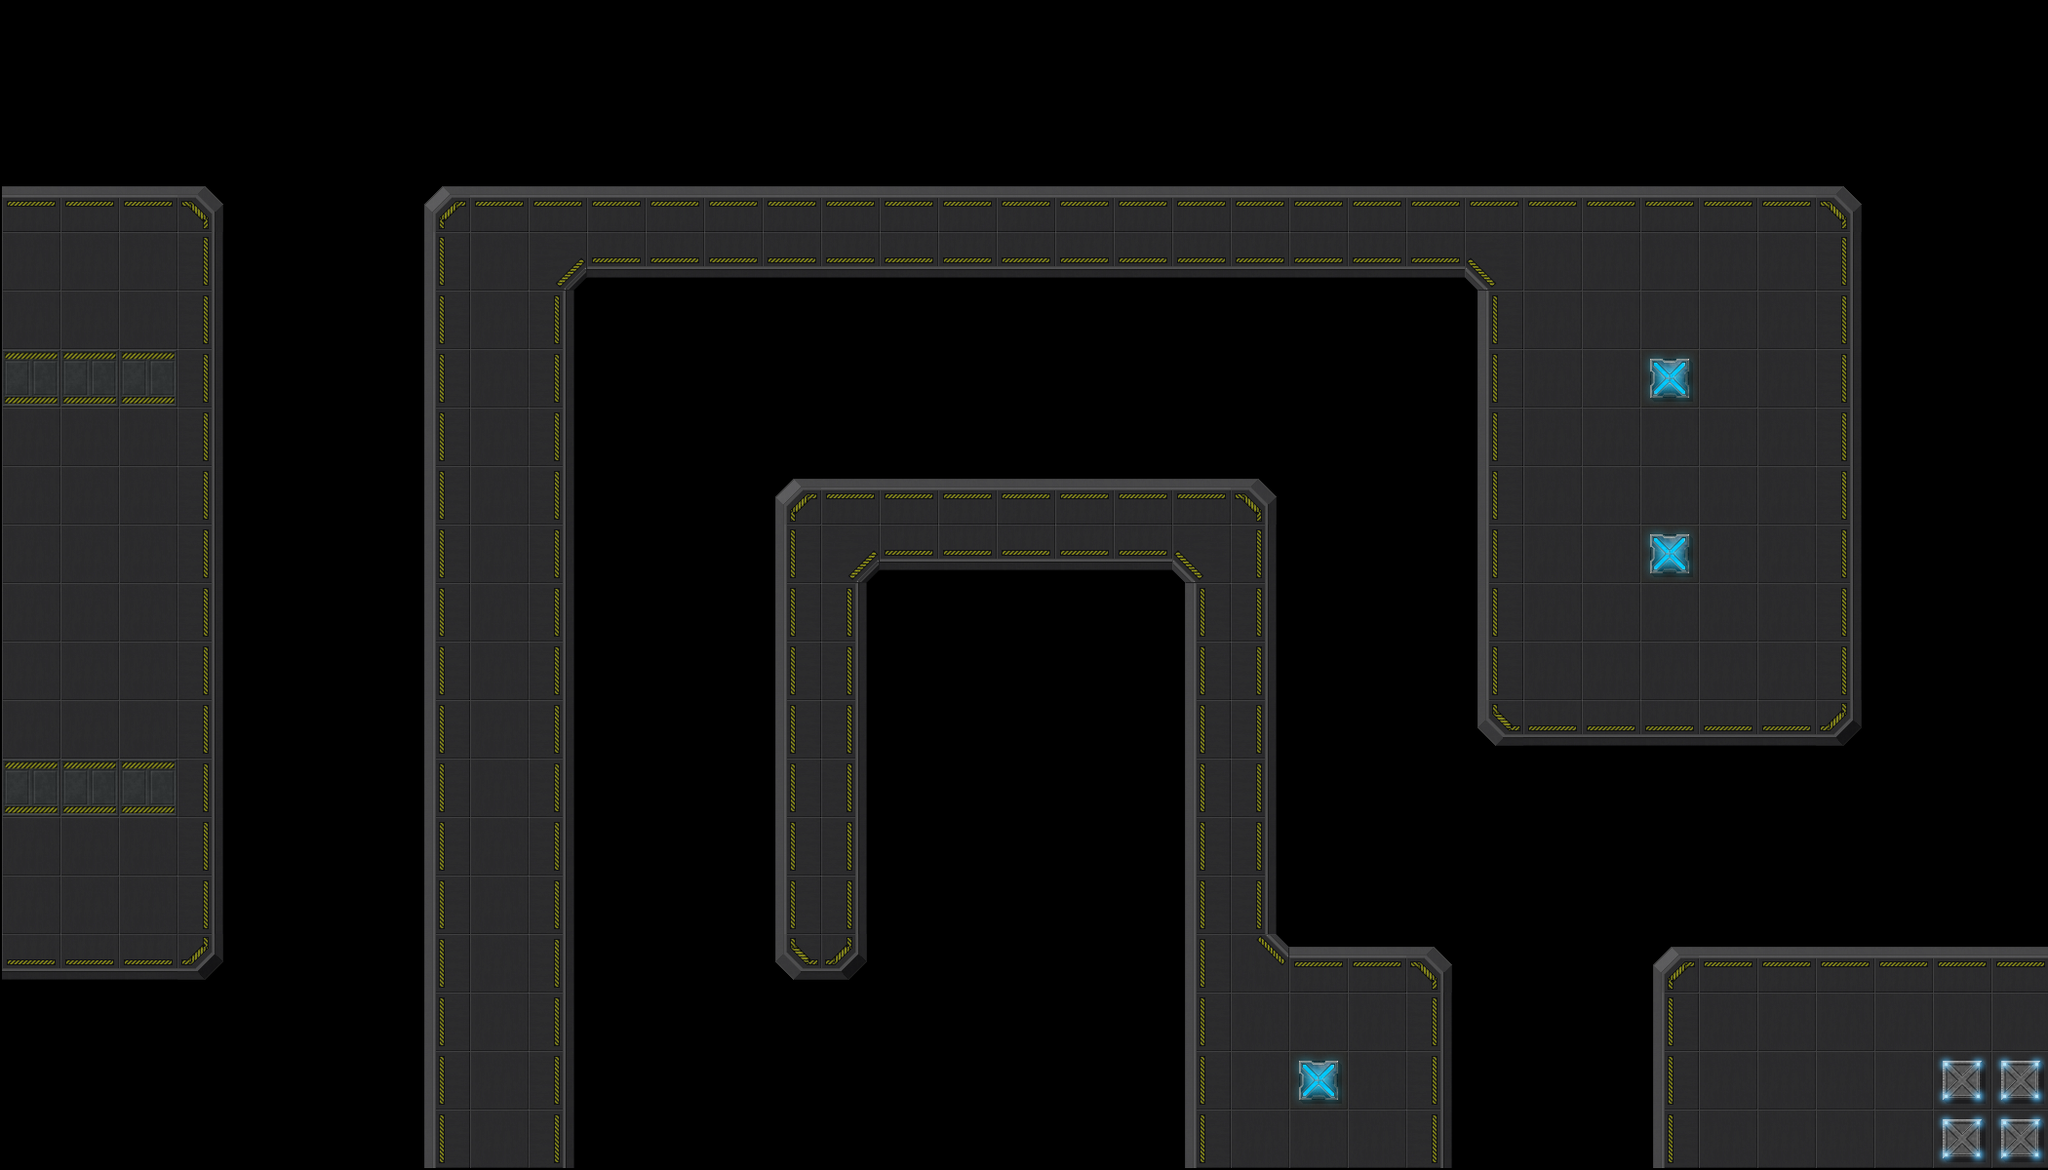

Tiled map render using the project's own tile images. Description and the whole map definition, tile-layer contents included, below:
An orthogonal 35x20 tile map with 60x60 px tiles, 1 tile layer (Platform) and 2 objects (Base, Path).

<map version="1.0" orientation="orthogonal" renderorder="right-down" width="35" height="20" tilewidth="60" tileheight="60" nextobjectid="22">
 <tileset firstgid="1" name="Set-1" tilewidth="64" tileheight="64" tilecount="32" columns="8">
  <image source="Set-1.png" width="512" height="256" />
  <tile id="0">
   <properties>
    <property name="Type" type="int" value="2" />
   </properties>
  </tile>
  <tile id="1">
   <properties>
    <property name="Type" type="int" value="1" />
   </properties>
  </tile>
  <tile id="2">
   <properties>
    <property name="Type" type="int" value="1" />
   </properties>
  </tile>
  <tile id="3">
   <properties>
    <property name="Type" type="int" value="1" />
   </properties>
  </tile>
  <tile id="4">
   <properties>
    <property name="Type" type="int" value="1" />
   </properties>
  </tile>
  <tile id="5">
   <properties>
    <property name="Type" type="int" value="1" />
   </properties>
  </tile>
  <tile id="6">
   <properties>
    <property name="Type" type="int" value="1" />
   </properties>
  </tile>
  <tile id="7">
   <properties>
    <property name="Type" type="int" value="1" />
   </properties>
  </tile>
  <tile id="8">
   <properties>
    <property name="Type" type="int" value="1" />
   </properties>
  </tile>
  <tile id="9">
   <properties>
    <property name="Type" type="int" value="1" />
   </properties>
  </tile>
  <tile id="10">
   <properties>
    <property name="Type" type="int" value="1" />
   </properties>
  </tile>
  <tile id="11">
   <properties>
    <property name="Type" type="int" value="1" />
   </properties>
  </tile>
  <tile id="12">
   <properties>
    <property name="Type" type="int" value="1" />
   </properties>
  </tile>
  <tile id="13">
   <properties>
    <property name="Type" type="int" value="1" />
   </properties>
  </tile>
  <tile id="14">
   <properties>
    <property name="Type" type="int" value="1" />
   </properties>
  </tile>
  <tile id="15">
   <properties>
    <property name="Type" type="int" value="1" />
   </properties>
  </tile>
  <tile id="16">
   <properties>
    <property name="Type" type="int" value="1" />
   </properties>
  </tile>
  <tile id="17">
   <properties>
    <property name="Type" type="int" value="1" />
   </properties>
  </tile>
  <tile id="18">
   <properties>
    <property name="Type" type="int" value="1" />
   </properties>
  </tile>
  <tile id="19">
   <properties>
    <property name="Type" type="int" value="1" />
   </properties>
  </tile>
  <tile id="20">
   <properties>
    <property name="Type" type="int" value="1" />
   </properties>
  </tile>
  <tile id="21">
   <properties>
    <property name="Type" type="int" value="1" />
   </properties>
  </tile>
  <tile id="22">
   <properties>
    <property name="Type" type="int" value="1" />
   </properties>
  </tile>
  <tile id="23">
   <properties>
    <property name="Type" type="int" value="1" />
   </properties>
  </tile>
  <tile id="24">
   <properties>
    <property name="Type" type="int" value="1" />
   </properties>
  </tile>
  <tile id="25">
   <properties>
    <property name="Type" type="int" value="1" />
   </properties>
  </tile>
  <tile id="26">
   <properties>
    <property name="Type" type="int" value="1" />
   </properties>
  </tile>
  <tile id="27">
   <properties>
    <property name="Type" type="int" value="1" />
   </properties>
  </tile>
  <tile id="28">
   <properties>
    <property name="Type" type="int" value="1" />
   </properties>
  </tile>
  <tile id="29">
   <properties>
    <property name="Type" type="int" value="1" />
   </properties>
  </tile>
  <tile id="30">
   <properties>
    <property name="Type" type="int" value="1" />
   </properties>
  </tile>
  <tile id="31">
   <properties>
    <property name="Type" type="int" value="1" />
   </properties>
  </tile>
 </tileset>
 <layer name="Platform" width="35" height="20">
  <data encoding="csv">
0,0,0,0,0,0,0,0,0,0,0,0,0,0,0,0,0,0,0,0,0,0,0,0,0,0,0,0,0,0,0,0,0,0,0,
0,0,0,0,0,0,0,0,0,0,0,0,0,0,0,0,0,0,0,0,0,0,0,0,0,0,0,0,0,0,0,0,0,0,0,
0,0,0,0,0,0,0,0,0,0,0,0,0,0,0,0,0,0,0,0,0,0,0,0,0,0,0,0,0,0,0,0,0,0,0,
6,6,6,4,0,0,0,2,6,6,6,6,6,6,6,6,6,6,6,6,6,6,6,6,6,6,6,6,6,6,6,4,0,0,0,
1,1,1,9,0,0,0,7,1,13,8,8,8,8,8,8,8,8,8,8,8,8,8,8,8,11,1,1,1,1,1,9,0,0,0,
1,1,1,9,0,0,0,7,1,9,0,0,0,0,0,0,0,0,0,0,0,0,0,0,0,7,1,1,1,1,1,9,0,0,0,
24,24,24,9,0,0,0,7,1,9,0,0,0,0,0,0,0,0,0,0,0,0,0,0,0,7,1,1,17,1,1,9,0,0,0,
1,1,1,9,0,0,0,7,1,9,0,0,0,0,0,0,0,0,0,0,0,0,0,0,0,7,1,1,1,1,1,9,0,0,0,
1,1,1,9,0,0,0,7,1,9,0,0,0,2,6,6,6,6,6,6,6,4,0,0,0,7,1,1,1,1,1,9,0,0,0,
1,1,1,9,0,0,0,7,1,9,0,0,0,7,13,8,8,8,8,8,11,9,0,0,0,7,1,1,17,1,1,9,0,0,0,
1,1,1,9,0,0,0,7,1,9,0,0,0,7,9,0,0,0,0,0,7,9,0,0,0,7,1,1,1,1,1,9,0,0,0,
1,1,1,9,0,0,0,7,1,9,0,0,0,7,9,0,0,0,0,0,7,9,0,0,0,7,1,1,1,1,1,9,0,0,0,
1,1,1,9,0,0,0,7,1,9,0,0,0,7,9,0,0,0,0,0,7,9,0,0,0,3,8,8,8,8,8,5,0,0,0,
24,24,24,9,0,0,0,7,1,9,0,0,0,7,9,0,0,0,0,0,7,9,0,0,0,0,0,0,0,0,0,0,0,0,0,
1,1,1,9,0,0,0,7,1,9,0,0,0,7,9,0,0,0,0,0,7,9,0,0,0,0,0,0,0,0,0,0,0,0,0,
1,1,1,9,0,0,0,7,1,9,0,0,0,7,9,0,0,0,0,0,7,9,0,0,0,0,0,0,0,0,0,0,0,0,0,
8,8,8,5,0,0,0,7,1,9,0,0,0,3,5,0,0,0,0,0,7,12,6,6,4,0,0,0,2,6,6,6,6,6,6,
0,0,0,0,0,0,0,7,1,9,0,0,0,0,0,0,0,0,0,0,7,1,1,1,9,0,0,0,7,1,1,1,1,1,1,
0,0,0,0,0,0,0,7,1,9,0,0,0,0,0,0,0,0,0,0,7,1,17,1,9,0,0,0,7,1,1,1,1,15,15,
0,0,0,0,0,0,0,7,1,9,0,0,0,0,0,0,0,0,0,0,7,1,1,1,9,0,0,0,7,1,1,1,1,15,15
</data>
 </layer>
 <objectgroup name="GameObjects">
  <object id="1" name="Base" x="956.667" y="654" width="180" height="180" />
  <object id="21" name="Path" x="-52" y="1108">
   <polyline points="0,0 386,-2 384,-1022 2068,-1020 2064,-236 1462,-234 1464,-724 744,-722 744,2 974,6" />
  </object>
 </objectgroup>
</map>
